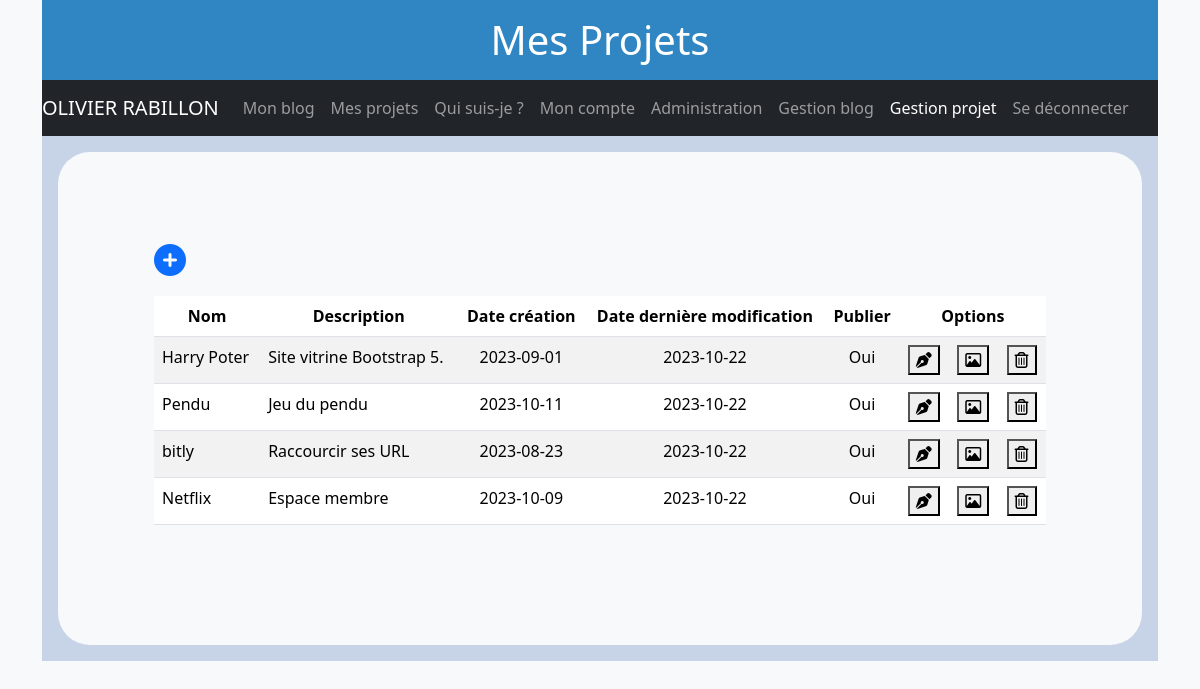
/projetManagement (signed in), run on the app's committed database.
### tables this page shows
CREATE TABLE `projects` (
  `id` int(11) NOT NULL,
  `name` varchar(50) NOT NULL,
  `date_creation` date NOT NULL DEFAULT current_timestamp(),
  `date_update` date NOT NULL DEFAULT current_timestamp(),
  `display` tinyint(1) NOT NULL DEFAULT 0,
  `description` text NOT NULL,
  `content` text NOT NULL
);

### controller/projetController.php (called while the page is built, shortened)
<?php
       function projetManagement()
       {
              require("view/managementProjetView.php");
       }

### model/ProjetManager.php (called while the page is built, shortened)
<?php
    class ProjetManager extends Manager
    {
        function getListeProjetManagement()
        {
            try
            {
                $bdd = $this->getConnection();
                $requete =  $bdd->query("SELECT * FROM projects" );
                return $requete;
            }
            catch (Exception $ex)
            {
                throw new Exception($ex->getMessage());
            }
        }
    }

### view/managementProjetView.php (the view, shortened to what this page needs)
<section>
    <div class="p-3 bg-sixth">
        <div class="p-6 bg-light rounded-5">
            <a href="./managementProjetDetailView"><i class="fa-solid fa-circle-plus fa-2xl"></i></a>
            <div  class="table-responsive">
                <table class="my-4 table table-striped table-hover">
                    <thead class="text-center fw-bold thead-dark">
                        <tr>
                            <th>Nom</th>
                            <th>Description</th>
                            <th>Date création</th>
                            <th>Date dernière modification</th>
                            <th>Publier</th>
                            <th colspan="3">Options</th>
                        </tr>
                    </thead>
                    <tbody>
                    <?php
                        require_once("./model/ProjetManager.php");
                        $_projetManager = new ProjetManager();
                        $_listeProjet = $_projetManager->getListeProjetManagement();
                        while($_projet = $_listeProjet->fetch())
                        {
                        ?>
                            <tr>
                                <td><?= htmlspecialchars_decode($_projet["name"]) ?></td>
                                <td><?= htmlspecialchars_decode($_projet["description"]) ?></td>
                                <td class="text-center"><?= $_projet["date_creation"] ?></td>
                                <td class="text-center"><?= $_projet["date_update"] ?></td>
                                <td class="text-center"><?php if($_projet["display"] == 1){ echo "Oui";} else {echo "Non";}  ?></td>
                                <td><button type="button" data-bs-toggle="modal" data-bs-target="#edit-<?= $_projet["id"] ?>"><i class="fa-solid fa-pen-nib"></i></button></td>
                                <td><button type="button" data-bs-toggle="modal" data-bs-target="#gestionImg-<?= $_projet["id"] ?>"><i class="fa-regular fa-image"></i></button></td>
                                <td><button type="button" data-bs-toggle="modal" data-bs-target="#delete-<?= $_projet["id"] ?>"><i class="fa-regular fa-trash-can"></i></button></td>
                            </tr>
                            </div>
                            </div>
                        <?php
                        }
                    ?>
<?php
    require("template.php");
?>

### data on the page
projects: name "Harry Poter", description "Site vitrine Bootstrap 5.", date_creation "2023-09-01", date_update "2023-10-22", display "Oui"
projects: name "Pendu", description "Jeu du pendu", date_creation "2023-10-11", date_update "2023-10-22", display "Oui"
projects: name "bitly", description "Raccourcir ses URL", date_creation "2023-08-23", date_update "2023-10-22", display "Oui"
projects: name "Netflix", description "Espace membre", date_creation "2023-10-09", date_update "2023-10-22", display "Oui"

### other printed values
$texteEntete "Mes Projets"
